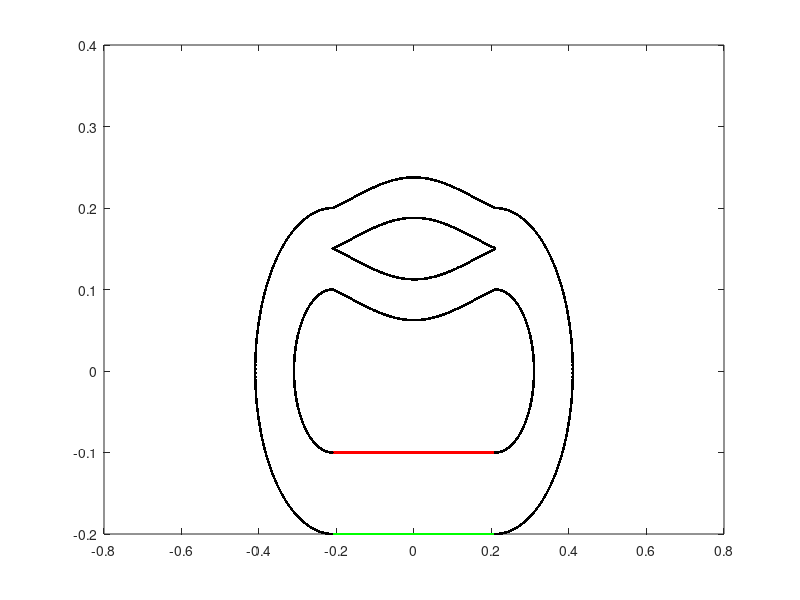

This chart was generated by the following MATLAB code:
%Racetrack with prescribed peristalsis and pericardium
L = 1;                              % length of computational domain (m)
N = 512;                            % number of Cartesian grid meshwidths at the finest level of the AMR grid
dx = L/N;                           % Cartesian mesh width (m)
ds = L/(2*N);                       % space between boundary points in straight tube

%Parameters for the racetrack
Let = 0.4;                          % Length of elastic tube (m)
Nend = 10;                           % Number of rigid points on each end of elastic section
Lt = Let+2*Nend*ds;                 % Length of straight section with three rigid points on each end

diameter = 0.1;                     % diameter of the tube
R2 = 0.1;                           % radius of inner wall
R1 = R2+diameter;                   % radius of outer wall
R3=0.05;
percont = 0.8;                      %percent contraction for applied force peristalsis

Nstraight = 2*ceil(Lt/ds);          % number of points along each straight section
Ncurve = 2*ceil(pi*R1/ds);          % number of points along each curved section
Nrace = Nstraight+2*Ncurve;         % number of points making up the racetrack part
dtheta = pi/(Ncurve/2);             % angle increment for drawing curved edges

mesh_name = 'heart_';               % structure name

centery = 0;                        % y-position of center of curved sections
centerx1 = -0.5*Lt;                 % x-position of center of left curved section
centerx2 = 0.5*Lt;                  % x-position of center of right curved section

% Parameters for the pericardium
%Dp = 2*diameter;                    %diameter of the pericardium
%Nperi = 2*ceil((Dp-diameter)/ds);  % number of boundary points along the sides of the pericardium
%Nperitot = Nperi + Nstraight;       % total number of pericardium points

% Parameters for the actuator
%La = 0.04;                          % length of the actuator section
%NLa = ceil(La/ds);                  % number of points along each actuator
%Ca = 0.25*Lt;                       % center of the actuator section
%NCa = ceil(ceil(Nstraight/2)*Ca/Lt); % index of the center point
%Na1 = NCa - ceil(NLa/2);            % index of the starting point with respect to the elastic section
%Na2 = Na1+NLa-1;                    % index of the ending point with respect to the elastic section

% Parameters for the prescribed peristalsis
Lap = 0.3;                          % length of the actuator section
NLap = ceil(Lap/ds);                  % number of points along each actuator
Cap = 0.5*Lt;                       % center of the actuator section
NCap = ceil(ceil(Nstraight/2)*Cap/Lt); % index of the center point
Na1p = NCap - ceil(NLap/2);            % index of the starting point with respect to the elastic section
Na2p = Na1p+NLap-1;                    % index of the ending point with respect to the elastic section

% Parameters for applied force peristalsis
%Lnperi = 0.05;                          % length of the end of the flexible tube without peristalsis
%Lperi = Lt-2*Lnperi;                      % length of the peristalsis section of tube
%Nperist = ceil(Lperi/ds);                 % number of peristaltic points on top or bottom of tube
%NCent = ceil(Nstraight/4);                 %index of center of elastic tube
%Nperi1 = NCent-ceil(0.5*Nperist);           % index of the starting point with respect to the elastic section
%Nperi2 = Nperi1+Nperist-1;                  %index of the ending point with respect to the elastic section

% parameters for markers
Nmarkersx = 11;                     %number of columns of markers
Nmarkersy = 11;                     %number of markers in each column
Nmarkers=Nmarkersx*Nmarkersy;       %total number of markers
dmx = Let/(Nmarkersx-1);            %space between markers in x-direction
dmy = diameter/(Nmarkersy-1);       %space between markers in y-direction

% material parameters
kappa_spring = 30.0;               % spring constant (Newton)
kappa_beam = 0.3;                 % beam stiffness constant (Newton m^2) %2.5e-2 works for Wo>=5
kappa_target = kappa_spring;        % target point penalty spring constant (Newton)
Fmag = 4.0e0;                % this is my best guess at a reasonable applied force %4.0e0 works for Wo>=5
phase = 0;                      %initial phase of the oscillating force, where F=Fmag*phase and phase = (1+sin(2*pi*f*t-pi/2));

% Make markers as vertices with no material properties
vertex_fid = fopen(['markers_' num2str(N) '.vertex'], 'w');
fprintf(vertex_fid, '%d\n', Nmarkers);

%top part
for i=0:Nmarkersx-1
    for j=0:Nmarkersy-1
        y = centery-R2-j*dmy;
        x = -Let/2+i*dmx;
    fprintf(vertex_fid, '%1.16e %1.16e\n', x, y);
    end
end

% prescribed peristalsis part
% Write out the vertex information

% Allocate space for variables
ytop_elastic = zeros(1,ceil(Nstraight/2));
xtop_elastic = zeros(1,ceil(Nstraight/2));
ybot_elastic = zeros(1,ceil(Nstraight/2));
xbot_elastic = zeros(1,ceil(Nstraight/2));

% Vertex information
vertex_fid = fopen([mesh_name 'tube_' num2str(N) '.vertex'], 'w');
fprintf(vertex_fid, '%d\n', Nstraight);

% Top section, elastic tube
for i = 1:(Nstraight/2)
    ytop_elastic(1,i) = centery-R2;
    xtop_elastic(1,i) = -Lt/2+(i-1)*ds;
    fprintf(vertex_fid, '%1.16e %1.16e\n', xtop_elastic(1,i), ytop_elastic(1,i));
end

% Bottom section, elastic tube
for  i = 1:(Nstraight/2)
    ybot_elastic(1,i) = centery-R1;
    xbot_elastic(1,i) = -Lt/2+(i-1)*ds;
    fprintf(vertex_fid, '%1.16e %1.16e\n', xbot_elastic(1,i), ybot_elastic(1,i));
end
fclose(vertex_fid);

% Plots elastic tube vertices
plot(xtop_elastic,ytop_elastic,'r.')
hold on
plot(xbot_elastic,ybot_elastic,'g.')


% race track part
% Write out the vertex information

% Allocate Space
x_race = zeros(1,Nrace+Nstraight);
y_race = zeros(1,Nrace+Nstraight);

vertex_fid = fopen([mesh_name 'race_' num2str(N) '.vertex'], 'w');
fprintf(vertex_fid, '%d\n', Nrace+Nstraight);

%right inner curved part of racetrack 
for i=1:ceil(Ncurve/2)
    theta = (i-1)*dtheta-pi/2;
    y_race(1,i) = centery+R2*sin(theta);
    x_race(1,i) = Lt/2+R2*cos(theta);
    fprintf(vertex_fid, '%1.16e %1.16e\n', x_race(1,i), y_race(1,i));
end

%straight inner section on the top
for i = ceil(Ncurve/2)+1:ceil(Ncurve/2)+ceil(Nstraight/2)
    theta = (i-1)*dtheta-pi/2;
    theta1 = pi/2+(i-(ceil(Ncurve/2)+ceil(Nstraight/2))-1)*dtheta;
    y_race(1,i) = centery+R2-0.05*(-cos(theta))*cos(theta1);
    x_race(1,i) = centerx2-(i-ceil(Ncurve/2)-1)*ds;
    fprintf(vertex_fid, '%1.16e %1.16e\n', x_race(1,i), y_race(1,i));
end

%left inner curved part of racetrack
for i = ceil(Ncurve/2)+ceil(Nstraight/2)+1:Ncurve+ceil(Nstraight/2)
    theta = pi/2+(i-(ceil(Ncurve/2)+ceil(Nstraight/2))-1)*dtheta;
    y_race(1,i) = centery+0.1*sin(theta);
    x_race(1,i) = centerx1+R2*cos(theta);
    fprintf(vertex_fid, '%1.16e %1.16e\n', x_race(1,i), y_race(1,i));
end

%right outer curved part of racetrack 
for i=Ncurve+ceil(Nstraight/2)+1:Ncurve+ceil(Ncurve/2)+ceil(Nstraight/2)
    theta=(i-(Ncurve+ceil(Nstraight/2))-1)*dtheta-pi/2;
    y_race(1,i) = centery+R1*sin(theta);
    x_race(1,i) = Lt/2+R1*cos(theta);
    fprintf(vertex_fid, '%1.16e %1.16e\n', x_race(1,i), y_race(1,i));
end

%straight outer section on the top
for i = Ncurve+ceil(Ncurve/2)+ceil(Nstraight/2)+1:Ncurve+ceil(Ncurve/2)+Nstraight
    theta = (i-(Ncurve+ceil(Nstraight/2))-1)*dtheta-pi/2;
    theta1 = pi/2+(i-(Ncurve+ceil(Ncurve/2)+Nstraight)-1)*dtheta;
    y_race(1,i) = centery+R1+0.05*(-cos(theta))*cos(theta1);
    x_race(1,i) = centerx2-(i-(Ncurve+ceil(Ncurve/2)+ceil(Nstraight/2))-1)*ds;
    fprintf(vertex_fid, '%1.16e %1.16e\n', x_race(1,i), y_race(1,i));
end

%left outer curved part of racetrack
for i = Ncurve+ceil(Ncurve/2)+Nstraight+1:Nrace
    theta = pi/2+(i-(Ncurve+ceil(Ncurve/2)+Nstraight)-1)*dtheta;
    y_race(1,i) = centery+0.2*sin(theta);
    x_race(1,i) = centerx1+R1*cos(theta);
    fprintf(vertex_fid, '%1.16e %1.16e\n', x_race(1,i), y_race(1,i));
end

%straight inner section on the top -- new tube top
for i = Nrace+1:Nrace+ceil(Nstraight/2)
    theta = (i-(Ncurve+ceil(Nstraight/2))-1)*dtheta-pi/2;
    theta1 = pi/2+(i-(Ncurve+ceil(Ncurve/2)+ceil(Nstraight/2)))*dtheta;
    y_race(1,i) = centery+0.05*(-cos(theta))*cos(theta1)+R2+R3+0.038;
    x_race(1,i) = centerx2-(i-Nrace)*ds;
    fprintf(vertex_fid, '%1.16e %1.16e\n', x_race(1,i), y_race(1,i));
end

%straight inner section on the top -- new tube bottom
for i = Nrace+ceil(Nstraight/2)+1:Nrace+Nstraight
    theta2 = (i-1)*dtheta-pi/2;
    theta3 = pi/2+(i-(ceil(Ncurve/2)+ceil(Nstraight/2))-1)*dtheta;
    y_race(1,i) = centery+R2-0.05*(-cos(theta2))*cos(theta3)+R3;
    x_race(1,i) = centerx2-(i-(Nrace+ceil(Nstraight/2)))*ds;
    fprintf(vertex_fid, '%1.16e %1.16e\n', x_race(1,i), y_race(1,i));
end


fclose(vertex_fid);


% Plots the racetrack vertices
plot(x_race,y_race,'k.')

% Write out the spring information for the elastic section
spring_fid = fopen([mesh_name 'tube_' num2str(N) '.spring'], 'w');
fprintf(spring_fid, '%d\n', Nstraight-2);

%elastic part of tube
for i = 0:ceil(Nstraight/2)-2
    fprintf(spring_fid, '%d %d %1.16e %1.16e\n', i, i+1, kappa_spring*ds/(ds^2), ds);
end

for i = ceil(Nstraight/2):Nstraight-2
    fprintf(spring_fid, '%d %d %1.16e %1.16e\n', i, i+1, kappa_spring*ds/(ds^2), ds);
end
fclose(spring_fid);

% % Write out the beam information for the elastic section
beam_fid = fopen([mesh_name 'tube_' num2str(N) '.beam'], 'w');
fprintf(beam_fid, '%d\n', Nstraight-4);

%elastic part of tube
for i = 0:ceil(Nstraight/2)-3
    fprintf(beam_fid, '%d %d %d %1.16e\n', i, i+1, i+2, kappa_beam*ds/(ds^4));
end

for i = ceil(Nstraight/2):Nstraight-3
    fprintf(beam_fid, '%d %d %d %1.16e\n', i, i+1, i+2, kappa_beam*ds/(ds^4));
end
fclose(beam_fid);

% Write out the target point information for the ends of the elastic tube
target_fid = fopen([mesh_name 'tube_' num2str(N) '.target'], 'w');

fprintf(target_fid, '%d\n', 4*Nend);

for i = 0:Nend-1
    fprintf(target_fid, '%d %1.16e\n', i, kappa_target*ds/(ds^2));
end

for i = ceil(Nstraight/2)-Nend:ceil(Nstraight/2)-1
    fprintf(target_fid, '%d %1.16e\n', i, kappa_target*ds/(ds^2));
end

for i = ceil(Nstraight/2):ceil(Nstraight/2)+Nend-1
    fprintf(target_fid, '%d %1.16e\n', i, kappa_target*ds/(ds^2));
end

for i = Nstraight-Nend:Nstraight-1
    fprintf(target_fid, '%d %1.16e\n', i, kappa_target*ds/(ds^2));
end
fclose(target_fid);

% Write out the target point information for the racetrack
target_fid = fopen([mesh_name 'race_' num2str(N) '.target'], 'w');

fprintf(target_fid, '%d\n', Nrace+Nstraight);

for i = 0:(Nrace+Nstraight)-1
    fprintf(target_fid, '%d %1.16e\n', i, kappa_target*ds/(ds^2));
end

% Write out the vertex information
%%%%%%%%%%%%%%%%%%%%%%%%%%%%%%
% prescribed peristalsis part
% Write out the vertex information

%top part
vertex_fid = fopen(['pperi_top_' num2str(N) '.vertex'], 'w');
fprintf(vertex_fid, '%d\n', NLap);

for i=Na1p:Na2p,
    ytop = centery-R2;
    xtop = -Lt/2+i*ds;
    fprintf(vertex_fid, '%1.16e %1.16e\n', xtop, ytop);
end
fclose(vertex_fid);

%bottom part
vertex_fid = fopen(['pperi_bot_' num2str(N) '.vertex'], 'w');
fprintf(vertex_fid, '%d\n', NLap);

for i=Na1p:Na2p,
    ybot = centery-R1;
    xbot = -Lt/2+i*ds;
    fprintf(vertex_fid, '%1.16e %1.16e\n', xbot, ybot);
end
fclose(vertex_fid);



% Write out the target point information for the actuator
%top prescribed peristalsis
target_fid = fopen(['pperi_top_' num2str(N) '.target'], 'w');
fprintf(target_fid, '%d\n', NLap);

for i = 0:NLap-1,
    fprintf(target_fid, '%d %1.16e\n', i, kappa_target*ds/(ds^2));
end

fclose(target_fid);

%bottom prescribed peristalsis
target_fid = fopen(['pperi_bot_' num2str(N) '.target'], 'w');
fprintf(target_fid, '%d\n', NLap);

for i = 0:NLap-1,
    fprintf(target_fid, '%d %1.16e\n', i, kappa_target*ds/(ds^2));
end

fclose(target_fid);
